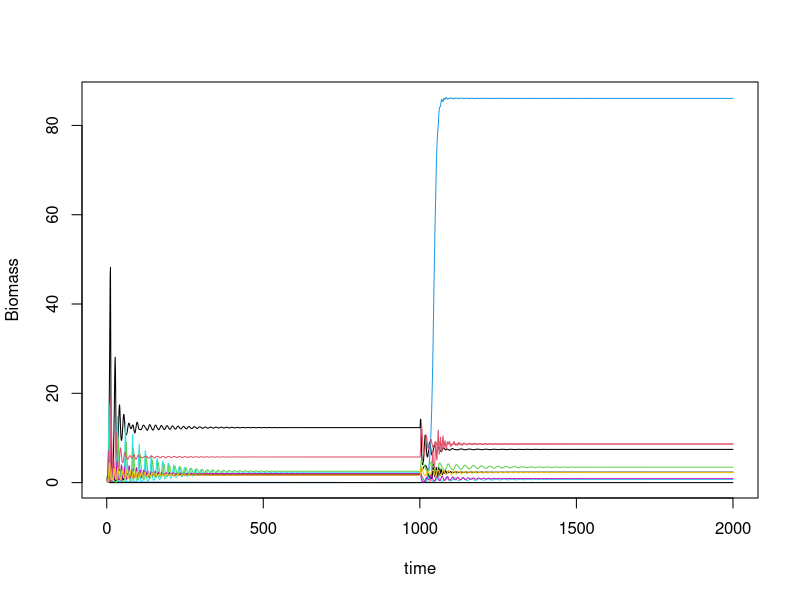

R code for this plot:
set.seed(4321)

library(deSolve)
library(tidyr)
library(MASS)

# Make it easy to change throughout
# TODO make it functions
nsp <- 10
C <- 0.1
maxt <- 1000

# params: food web, b
fw.model <- function (t, B, params) {
  with(as.list(c(B, params)), {
    B[B < 10^-8] <- 0 # prevent numerical problems
    dBdt <- t(r + fw %*% B)*B
    list(dBdt)
  })
}

# need a function that creates realistic interaction matrix
make_metaweb <- function(S, C){
  A <- matrix(0, nrow = S, ncol = S)
  n_possible_ints <- (S*(S-1))/2
  n_ints <- round(n_possible_ints* 2 * C)
  ints <- sample(c(1:n_possible_ints), n_ints)
  A[upper.tri(A)][ints] <- 1
  return(A)
}

metaweb <- make_metaweb(nsp, C) # web of static and binary interactions

nonbasal_sp <- which(colSums(metaweb) != 0)

# growth rate positive for basal species
r <- runif(nsp, 0.25, 0.75)
# negative growth rate for non basal
r[nonbasal_sp] <- runif(length(nonbasal_sp), -0.5, 0)

efficiency <- 0.5
FW <- metaweb * runif(nsp^2, -0.5, 0)
FW <- FW - t(FW) * efficiency
diag(FW) <- runif(nsp, -0.01, 0)

parms <- list(fw = FW, r = r)

simulate_dynamics_c <- function(parms, maxt, model, init_biomass = runif(length(parms$r))){
  t <- 0 
  nsp <- length(parms$r)
  out <- matrix(c(0, init_biomass), ncol=nsp+1)
  colnames(out) <- c("time", as.character(1:nsp))
  times <- seq(from=1, to=maxt)
  out <- rbind(out[-nrow(out),],
                ode(
                func=fw.model,
                y=init_biomass,
                times=times,
                parms=parms
                ) %>%
                 as.data.frame())
    return(out)
}
pre_perturb <- simulate_dynamics_c(parms, maxt, fw.model)

# C matrix: correlation in how b changes
# coherence: correlation between C and FW
delta_r <- rnorm(nsp, 0.2, 0.001)
# C <- delta_r %*% t(delta_r)
new_r <- r + delta_r
parms$r <- new_r

equil <- as.numeric(pre_perturb[nrow(pre_perturb),-1])
post_perturb <- simulate_dynamics_c(parms, maxt, fw.mode, init_biomass = equil)

out <- rbind(pre_perturb, post_perturb)


plot_dynamic <- function(out){
  plot(y = out[,2], x = 1:nrow(out), type = "l", ylim = c(0, max(out[,c(2:ncol(out))])), xlab = "time", ylab = "Biomass")
  cols <- sample(1:ncol(out))
  for (i in 3:ncol(out)){
    lines(y = out[,i], x = 1:nrow(out), col = cols[i])
  }
}
plot_dynamic(out)

compute_NC <- function(A, delta_r){
  A_inv <- ginv(A)
  NC <- c()
  for (i in c(1:length(delta_r))){
    NC <- c(NC, cor(A_inv[i,-i], delta_r[-i]))
  }
  return(NC)
}

delta_prod <- sum(out[nrow(out),-1]) - sum(equil)

# # To see
# compute_NC <- function(A, C) {
#   pc_A <- dudi.pco(as.dist(A), scannf = FALSE, full = TRUE)
#   pc_C <- dudi.pco(as.dist(C), scannf = FALSE, full = TRUE)
#   procrustes_result <- protest(pc_A, pc_C)
#   return(procrustes_result$ss)
# }
# 
# C <- FW + rnorm(nrow(FW)*ncol(FW), mean = 0, sd = 0.1)
# 
# A <- t(as.matrix(as.dist(C)))
# diag(A) <- diag(C)
# compute_NC(FW, A)
# 
# cor(as.vector(C), as.vector(FW))
# cor(as.vector(A), as.vector(FW))
